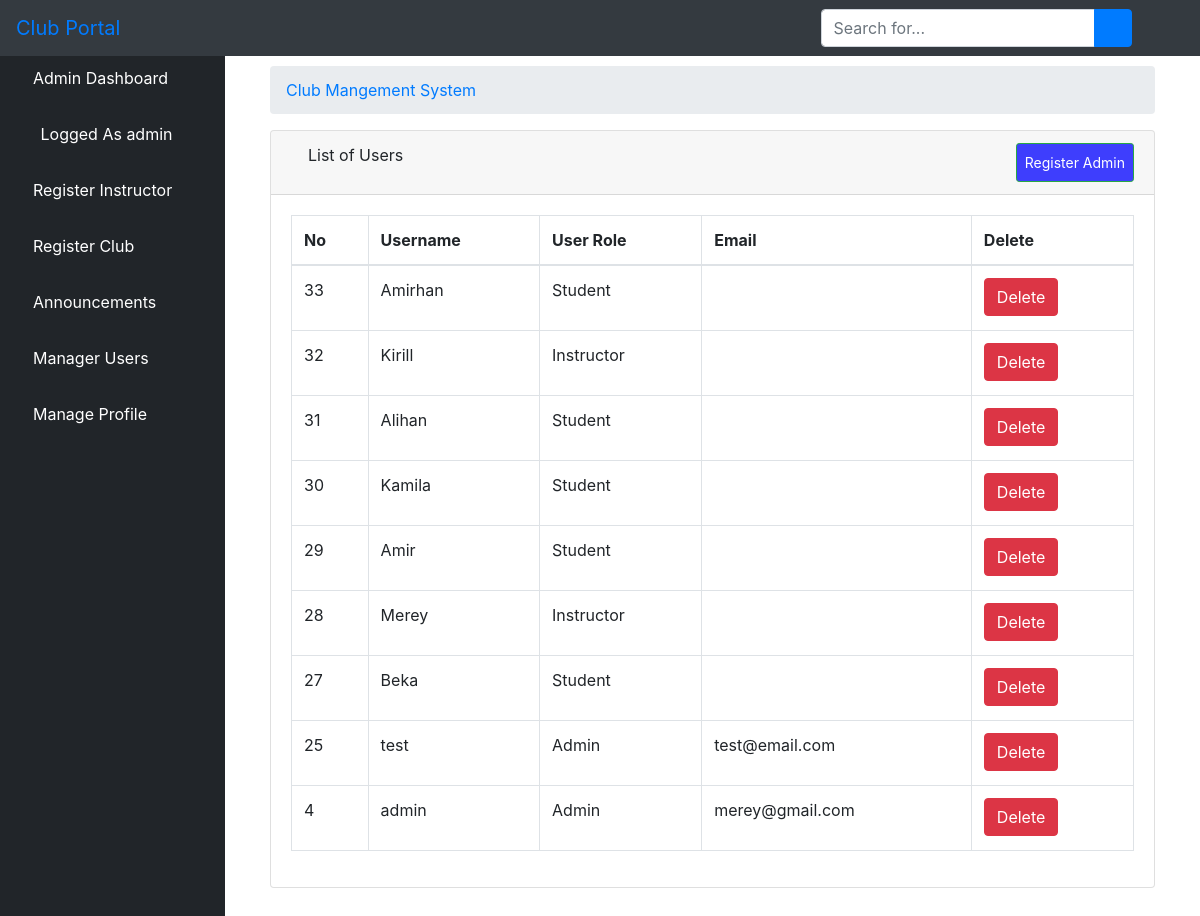
The app's page /aluser/ (signed in), older data.
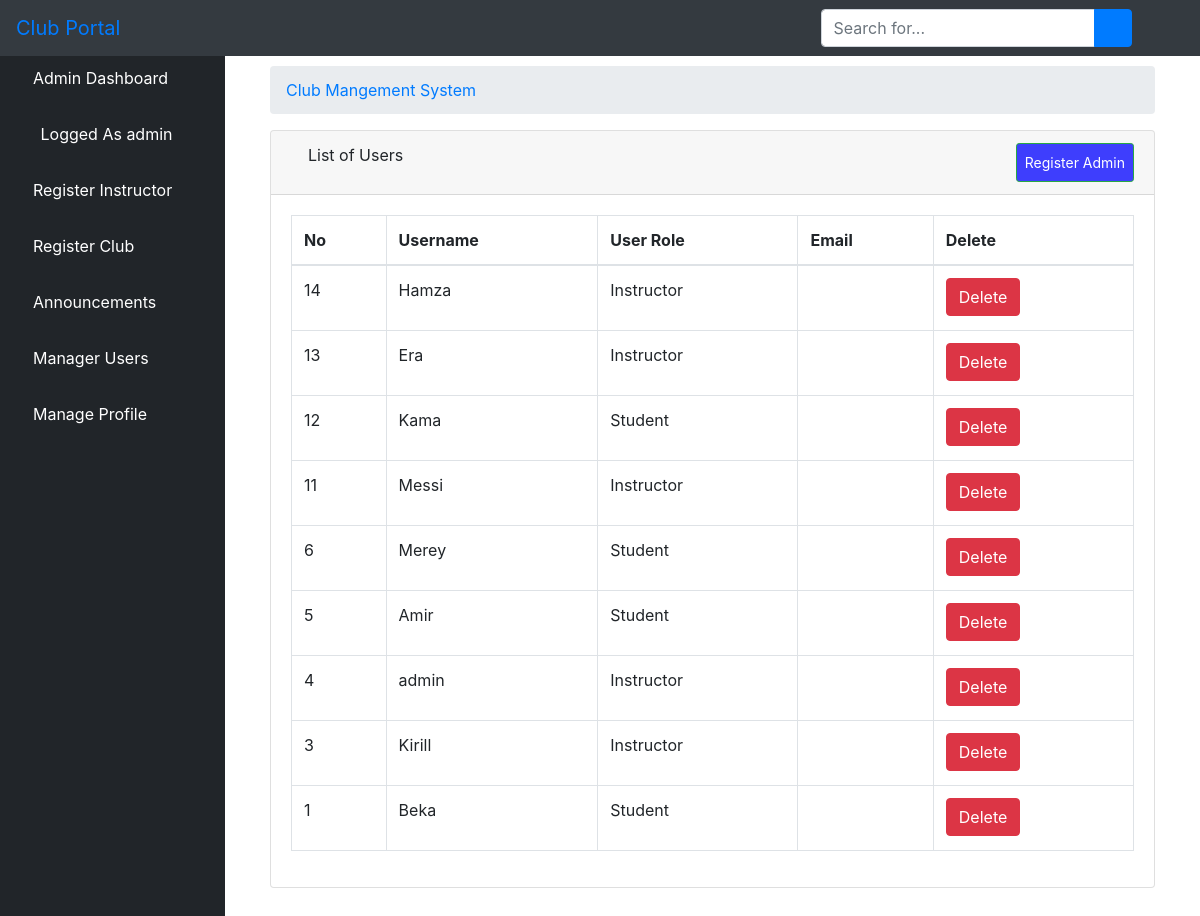
The same page, newer data.
### elearn/models.py (models this page shows)
class User(AbstractUser):
    is_learner = models.BooleanField(default=False)
    is_instructor = models.BooleanField(default=False)
    is_admin = models.BooleanField(default=False)

### elearn/views.py (the view)
# urls.py: path('aluser/', views.ListUserView.as_view(), name='aluser'),
class ListUserView(LoginRequiredMixin, ListView):
    model = User
    template_name = 'dashboard/admin/list_users.html'
    context_object_name = 'users'
    paginated_by = 10
    def get_queryset(self):
        return User.objects.order_by('-id')

### elearn/templates/dashboard/admin/list_users.html (shortened to what this page needs)
{% extends 'dashboard/admin/base.html' %}
{% block body %}
        <div class="container-fluid">
        <div class="row">
          <div class="col-12 mb-3">
          <div class="col-12 mb-3">
                <div id="content-wrapper">
        <div class="container-fluid">
            <ol class="breadcrumb">
                <li class="breadcrumb-item">
                    <a href="#" >Club Mangement System</a>
                </li>
            </ol>
            <div class="card mb-3">
                <div class="card-header">
                    <i class="fas fa-table"></i>
                    List of Users
                    <a  class="btn btn-sm btn-success" href="{% url 'create_user_form' %}" style="padding: 8px; float: right; background-color: #3e3efd; color: white;">Register Admin</a>
                </div>
                <div class="card-body">
                    <div class="table-responsive">
                        <table class="table table-bordered" id="dataTable" width="100%" cellspacing="0">
                            <thead>
                            <tr>
                                <th>No</th>
                                <th>Username</th>
                                <th>User Role</th>
                                <th>Email</th>
                                <th>Delete</th>
                            </tr>
                            </thead>
                            <tbody>
                        {% if users %}
                            {% for user in users %}
                                <tr>
                                    <td>{{ user.id }}</td>
                                    <td>{{ user.username }}</td>
                                    <td>{% if user.is_learner == True %}
                                      <p>Student</p>
                                    {% elif user.is_admin == True %}
                                      <p>Admin</p>
                                    {% else %}
                                    <p>Instructor</p>
                                      {% endif %}
                                    </td>
                                    <td>{{ user.email }}</td>
        <td>
          <a href="{% url 'aduser' user.pk %}"><button type="button" class="btn btn-danger"> Delete</button></a></td>
                                </tr>
                            {% endfor %}
                        {% endif %}
                            </tbody>
                        </table>
                    </div>
                </div>
            </div>
        </div>
    </div>
          </div>
        </div>
      </div>
    </div>
{% endblock %}

### elearn/templates/dashboard/admin/base.html (shortened to what this page needs)
<!DOCTYPE html>
<html lang="en">
<head>
    {% load static %}
    <link href="{% static 'vendor/fontawesome-free/css/all.min.css' %}" rel="stylesheet" type="text/css">
    <link href="{% static 'vendor/datatables/dataTables.bootstrap4.css' %}" rel="stylesheet">
    <link href="{% static 'css/sb-admin.css' %}" rel="stylesheet">
</head>
<body id="page-top">
<nav class="navbar navbar-expand navbar-dark bg-dark fixed-top">
    <a class="navbar-brand mr-1 text-primary" href="">Club Portal</a>
    <button class="btn btn-link btn-sm text-white order-1 order-sm-0" id="sidebarToggle" href="#">
        <i class="fas fa-bars"></i>
    </button>
    <form class="d-none d-md-inline-block form-inline ml-auto mr-0 mr-md-3 my-2 my-md-0">
        <div class="input-group">
            <input type="text" class="form-control" placeholder="Search for..." aria-label="Search"
                   aria-describedby="basic-addon2">
            <div class="input-group-append">
                <button class="btn btn-primary" type="button">
                    <i class="fas fa-search"></i>
                </button>
            </div>
        </div>
    </form>
    <ul class="navbar-nav ml-auto ml-md-0">
        <li class="nav-item dropdown no-arrow">
            <a class="nav-link dropdown-toggle" href="#" id="userDropdown" role="button" data-toggle="dropdown"
               aria-haspopup="true" aria-expanded="false">
                <i class="fas fa-user-circle fa-fw text-primary"></i>
            </a>
        </li>
    </ul>
</nav>
<div id="wrapper" style="padding-top: 50px;">
    <ul class="sidebar navbar-nav">
        <li class="nav-item active">
            <a class="nav-link" href="{% url 'dashboard' %}">
                <i class="fa fa-home" aria-hidden="true"></i>
                <span>Admin Dashboard</span>
            </a>
        </li>
        <li class="nav-item active">
            <a class="nav-link" href="">
                <i class="fas fa-user-circle fa-fw text-primary"></i>
                <span>Logged As {{ user.username }}</span>
            </a>
        </li>
        <li class="nav-item">
            <a class="nav-link" href="{% url 'isign' %}">
                <i class="fas fa-chalkboard-teacher"></i>
                <span style="color: white">Register Instructor</span>
            </a>
        </li>
        <li class="nav-item">
            <a class="nav-link" href="{% url 'course' %}">
                <i class="fas fa-book-reader"></i>
                <span style="color: white">Register Club</span>
            </a>
        </li>
        <li class="nav-item dropdown no-arrow">
            <a class="nav-link dropdown-toggle" data-toggle="dropdown" aria-haspopup="true" aria-expanded="false"
               href="">
                <i class="fas fa-bell"></i>
                <span style="color: white">Announcements</span>
            </a>
        </li>
        <li class="nav-item">
            <a class="nav-link" href="{% url 'aluser' %}">
                <i class="fas fa-users"></i>
                <span style="color: white">Manager Users</span>
            </a>
        </li>
        <li class="nav-item dropdown no-arrow">
            <a class="nav-link dropdown-toggle" data-toggle="dropdown" aria-haspopup="true" aria-expanded="false"
               href="">
                <i class="fas fa-user"></i>
                <span style="color: white">Manage Profile</span>
            </a>
        </li>
    </ul>
    {% block body %}{% endblock %}
</div>

Row changes from the older to the newer data that the page shows:
removed User: id "33", username "Amirhan", is_learner "Student"
removed User: id "32", username "Kirill", is_learner "Instructor"
removed User: id "31", username "Alihan", is_learner "Student"
removed User: id "30", username "Kamila", is_learner "Student"
removed User: id "29", username "Amir", is_learner "Student"
removed User: id "28", username "Merey", is_learner "Instructor"
removed User: id "27", username "Beka", is_learner "Student"
removed User: id "25", username "test", is_learner "Admin", email "test@email.com"
changed User "admin": email "merey@gmail.com" → (not shown); is_admin "Admin" → "Instructor"
added User: id "14", username "Hamza", is_learner "Instructor"
added User: id "13", username "Era", is_learner "Instructor"
added User: id "12", username "Kama", is_learner "Student"
added User: id "11", username "Messi", is_learner "Instructor"
added User: id "6", username "Merey", is_learner "Student"
added User: id "5", username "Amir", is_learner "Student"
added User: id "3", username "Kirill", is_learner "Instructor"
added User: id "1", username "Beka", is_learner "Student"
